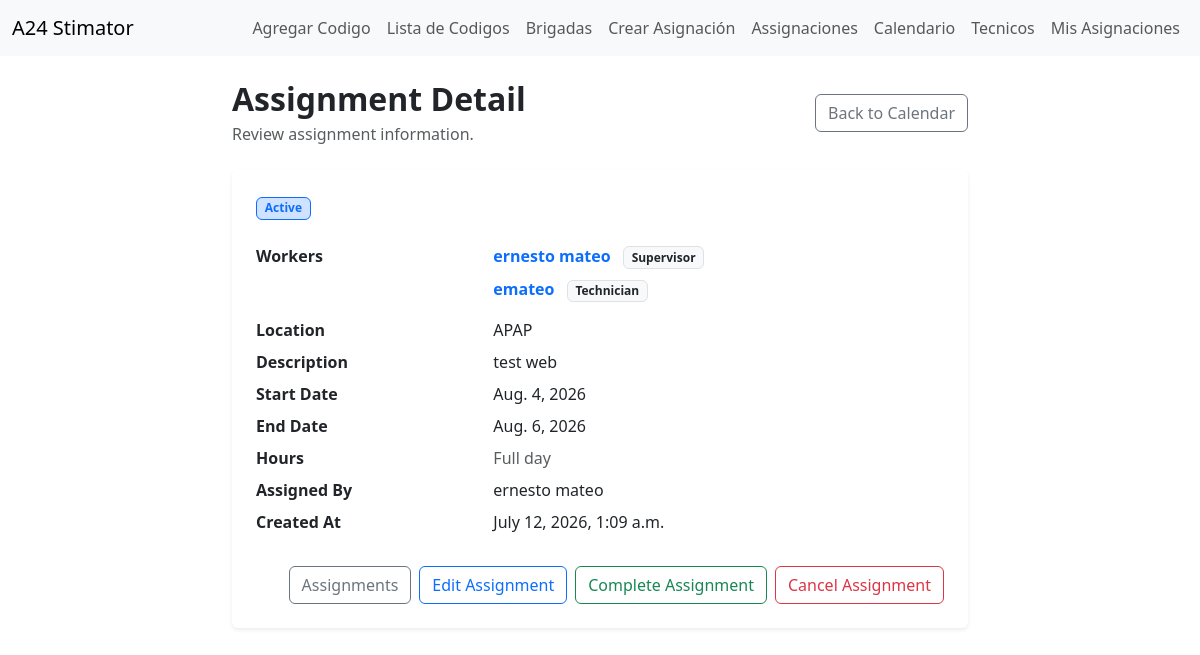
The page /work-tracking/assignments/9/ (signed in) on the database as committed earlier.
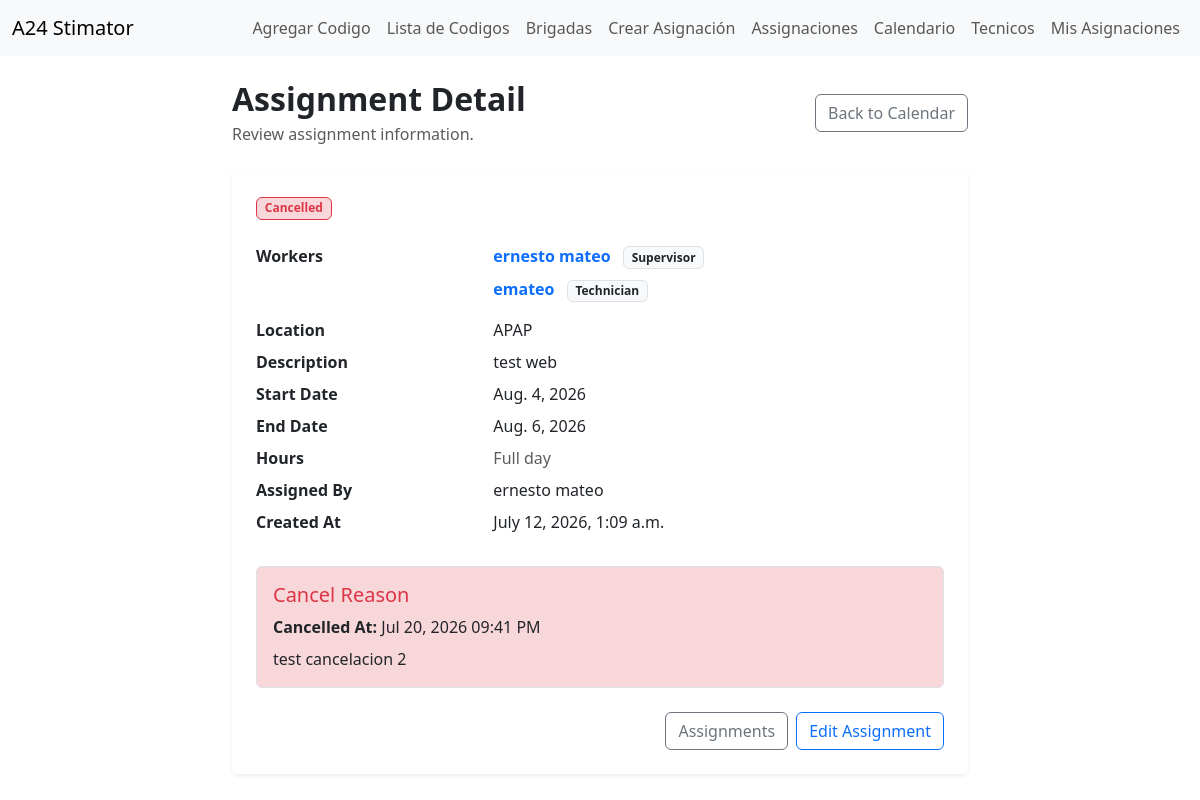
The same page on the database as committed later.
### work_tracking/models.py (models this page shows, shortened)
class TechnicianAssigment(models.Model):
    STATUS_ACTIVE = 'active'
    STATUS_CANCELLED = 'cancelled'
    STATUS_COMPLETED = 'completed'
    STATUS_CHOICES = [
        (STATUS_ACTIVE, 'Active'),
        (STATUS_CANCELLED, 'Cancelled'),
        (STATUS_COMPLETED, 'Completed'),
    ]
    workers = models.ManyToManyField(User, through='AssignmentMember', related_name='work_assignments')
    assigned_by = models.ForeignKey(User, on_delete=models.PROTECT, related_name='created_technician_assigments')
    location = models.CharField(max_length=255)
    work_description = models.TextField(blank=True, null=True)
    start_date = models.DateField()
    end_date = models.DateField()
    start_time = models.TimeField(null=True, blank=True)
    end_time = models.TimeField(null=True, blank=True)
    status = models.CharField(max_length=20, choices=STATUS_CHOICES, default=STATUS_ACTIVE)
    created_at = models.DateTimeField(auto_now_add=True)
    completion_notes = models.TextField(blank=True)
    cancel_reason = models.TextField(blank=True)
    completed_at = models.DateTimeField(null=True,blank=True)
    cancelled_at = models.DateTimeField(null=True,blank=True)

### work_tracking/views.py (the view)
@login_required(login_url='login')
def assignment_detail_view(request, assignment_id):
    assignment = get_object_or_404(
        TechnicianAssigment.objects.select_related('assigned_by',).prefetch_related("workers", "workers__profile"),
        id=assignment_id,
    )
    if not hasattr(request.user, 'profile'):
        messages.error(request, "You do not have a profile. Please contact the administrator.")
        return redirect('my_schedule')
    if request.user.profile.is_technician() and assignment.workers.filter(id=request.user.id).exists():
        messages.error(request, "You do not have permission to view this assignment.")
        return redirect('my_schedule')
    can_manage_assignment = (
        request.user.profile.is_management() or request.user.profile.is_supervisor()
    )
    return render(request, 'work_tracking/assignment_detail.html',
                  {'assignment': assignment
                   , 'can_manage_assignment': can_manage_assignment,})

### work_tracking/models.py (called while the page is built)
    def is_management(self):
        return self.role == self.ROLE_MANAGEMENT

    def is_technician(self):
        return self.role == self.ROLE_TECHNICIAN

### work_tracking/templates/work_tracking/assignment_detail.html (shortened to what the changed rows need)
{% extends 'html/layout.html' %}
{% block content %}
<div class="row justify-content-center">
    <div class="col-lg-8">
        <div class="d-flex justify-content-between align-items-center mb-4">
            <div>
                <h2 class="fw-bold mb-1">Assignment Detail</h2>
            </div>
        </div>
        <div class="card border-0 shadow-sm">
            <div class="card-body p-4">
                <div class="mb-4">
                    {% if assignment.status == "completed" %}
                        <span class="badge bg-success-subtle text-success border border-success">
                            {{ assignment.get_status_display }}
                        </span>
                    {% elif assignment.status == "cancelled" %}
                        <span class="badge bg-danger-subtle text-danger border border-danger">
                            {{ assignment.get_status_display }}
                        </span>
                    {% else %}
                        <span class="badge bg-primary-subtle text-primary border border-primary">
                            {{ assignment.get_status_display }}
                        </span>
                    {% endif %}
                </div>
                <dl class="row mb-0">
                    <dt class="col-sm-4">Workers</dt>
                    <dd class="col-sm-8">
                        {% for worker in assignment.workers.all %}
                            <div class="mb-2">
                            </div>
                        {% empty %}
                            <span class="text-muted">No workers</span>
                        {% endfor %}
                    </dd>
                    <dt class="col-sm-4">Location</dt>
                    <dd class="col-sm-8">{{ assignment.location }}</dd>
                    <dt class="col-sm-4">Description</dt>
                    <dd class="col-sm-8">
                        {{ assignment.work_description|default:"-" }}
                    </dd>
                    <dt class="col-sm-4">Start Date</dt>
                    <dd class="col-sm-8">{{ assignment.start_date }}</dd>
                    <dt class="col-sm-4">End Date</dt>
                    <dd class="col-sm-8">{{ assignment.end_date }}</dd>
                    <dt class="col-sm-4">Hours</dt>
                    <dd class="col-sm-8">
                        {% if assignment.start_time and assignment.end_time %}
                            {{ assignment.start_time|time:"g:i A" }} - {{ assignment.end_time|time:"g:i A" }}
                        {% else %}
                            <span class="text-muted">Full day</span>
                        {% endif %}
                    </dd>
                    <dt class="col-sm-4">Assigned By</dt>
                    <dd class="col-sm-8">
                        {{ assignment.assigned_by.get_full_name|default:assignment.assigned_by.username }}
                    </dd>
                    <dt class="col-sm-4">Created At</dt>
                    <dd class="col-sm-8">{{ assignment.created_at }}</dd>
                </dl>
                {% if assignment.status == "cancelled" %}
                    <div class="mt-4 p-3 border rounded bg-danger-subtle">
                        <h5 class="mb-2 text-danger">Cancel Reason</h5>
                        {% if assignment.cancelled_at %}
                            <p class="mb-2">
                                <strong>Cancelled At:</strong>
                                {{ assignment.cancelled_at|date:"M d, Y h:i A" }}
                            </p>
                        {% endif %}
                        {% if assignment.cancel_reason %}
                            <p class="mb-0">{{ assignment.cancel_reason }}</p>
                        {% else %}
                            <p class="mb-0 text-muted">No cancel reason was added.</p>
                        {% endif %}
                    </div>
                {% endif %}
                <div class="d-flex justify-content-end gap-2 mt-4">
                    <a href="{% url 'assignment_list' %}" class="btn btn-outline-secondary">
                        Assignments
                    </a>
                    {% if can_manage_assignment %}
                        {% if assignment.status == "active" or user.profile.is_management %}
                         <a href="{% url 'edit_assignment' assignment.id %}" class="btn btn-outline-primary">
                            Edit Assignment
                         </a>
                        {% endif %}
                        {% if assignment.status == "active" %}
                         <a href="{% url 'complete_assignment' assignment.id %}" class="btn btn-outline-success">
                            Complete Assignment
                         </a>
                        <a href="{% url 'cancel_assignment' assignment.id %}" class="btn btn-outline-danger">
                            Cancel Assignment
                        </a>
                        {% endif %}
                    {% endif %}
                </div>
            </div>
        </div>
    </div>
</div>
{% endblock %}

Rows that differ between the two databases and show on the page:
changed TechnicianAssigment "APAP": cancelled_at (not shown) → "Jul 20, 2026 09:41 PM"; cancel_reason (not shown) → "test cancelacion 2"; status "Active" → "Cancelled"
Other text that changed with them:
text no longer shown: "Complete Assignment Cancel Assignment"
text now shown: "Cancel Reason Cancelled At:"
